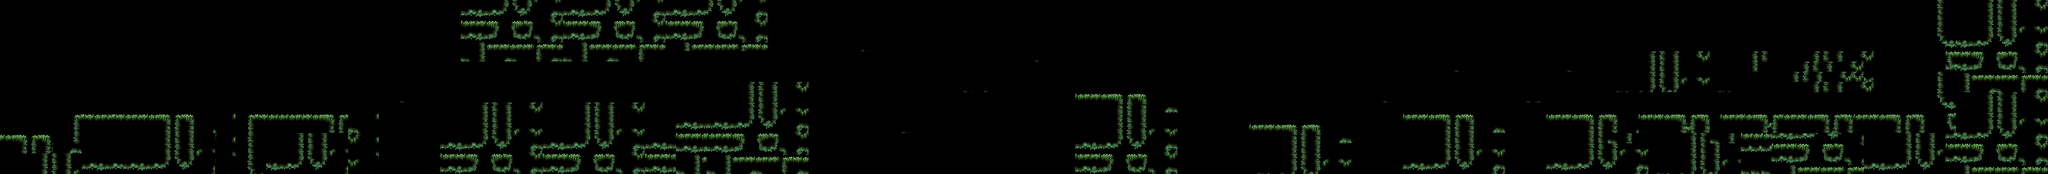

Rendered tile map (Tiled .tmx) drawn with the repository's tilesets; below, a short description and the map source with its tile grids summarised:
An orthogonal 200x17 tile map with 64x64 px tiles, 2 tile layers (Terrain, Grass), 2 tilesets and 1 object.

<map version="1.10" tiledversion="1.11.0" orientation="orthogonal" renderorder="right-down" width="200" height="17" tilewidth="64" tileheight="64" infinite="0" nextlayerid="4" nextobjectid="3">
 <tileset firstgid="1" source="../tsx/TileSet.tsx" />
 <tileset firstgid="257" source="../tsx/Player.tsx" />
 <layer id="1" name="Terrain" width="200" height="17">
  <data>[3400 cells, 1249 non-empty, 90 distinct tile ids]</data>
 </layer>
 <objectgroup id="2" name="Player">
  <object id="2" gid="258" x="-16" y="760" width="256" height="256" />
 </objectgroup>
 <layer id="3" name="Grass" width="200" height="17">
  <data>[3400 cells, 324 non-empty, 68 distinct tile ids]</data>
 </layer>
</map>